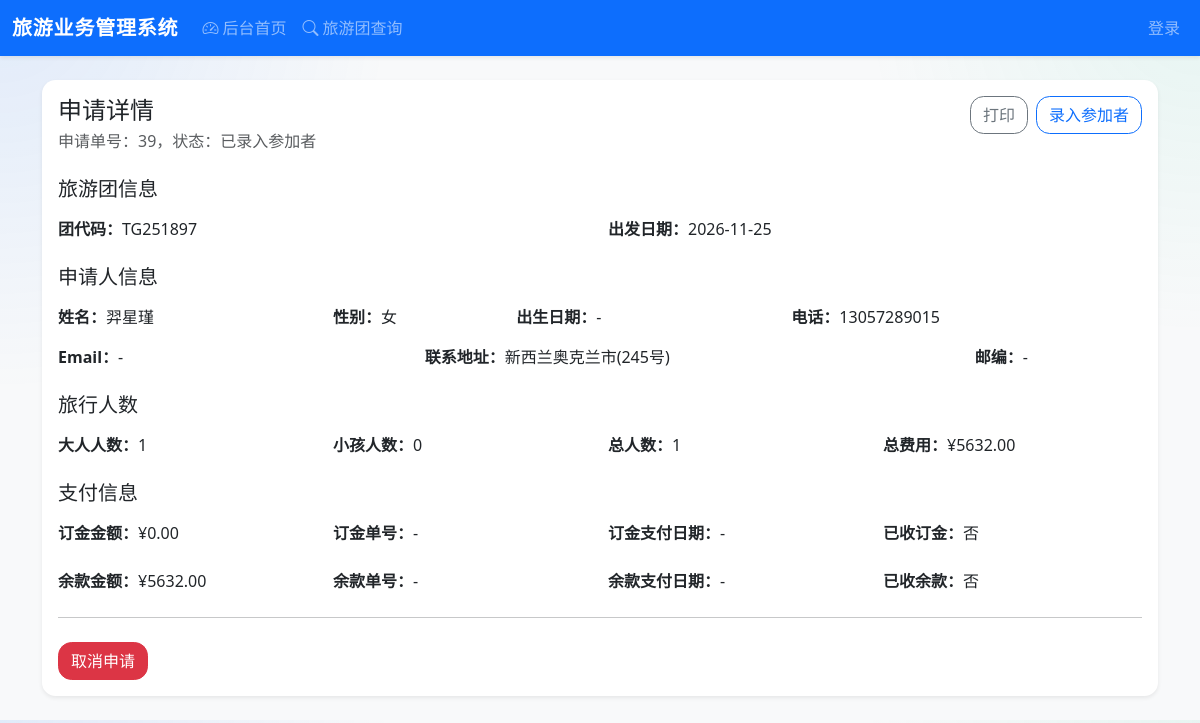
The app's page /applications/39/ with its own data.
### applications/models.py (models this page shows, shortened)
class Application(models.Model):
    class Status(models.TextChoices):
        NEW = "new", "新建"
        PARTICIPANTS_ENTERED = "participants_entered", "已录入参加者"
        COMPLETED = "completed", "已完成"
        CANCELED = "canceled", "已取消"
    class Gender(models.TextChoices):
        MALE = "male", "男"
        FEMALE = "female", "女"
        OTHER = "other", "其他"
    tour_group = models.ForeignKey(TourGroup, on_delete=models.PROTECT, related_name="applications", verbose_name="旅游团")
    contact_name = models.CharField(max_length=50, verbose_name="姓名")
    gender = models.CharField(max_length=10, choices=Gender.choices, default=Gender.OTHER, verbose_name="性别")
    birth_date = models.DateField(null=True, blank=True, verbose_name="出生日期")
    contact_phone = models.CharField(max_length=20, verbose_name="电话号码")
    contact_address = models.CharField(max_length=200, blank=True, verbose_name="联系地址")
    email = models.EmailField(blank=True, verbose_name="Email")
    postal_code = models.CharField(max_length=10, blank=True, verbose_name="邮政编码")
    emergency_contact_name = models.CharField(max_length=50, blank=True, verbose_name="紧急联系人姓名")
    emergency_contact_relation = models.CharField(max_length=20, blank=True, verbose_name="与本人关系")
    emergency_contact_address = models.CharField(max_length=200, blank=True, verbose_name="紧急联系地址")
    emergency_contact_phone = models.CharField(max_length=20, blank=True, verbose_name="紧急联系电话")
    adult_count = models.PositiveIntegerField(default=0, verbose_name="大人人数")
    child_count = models.PositiveIntegerField(default=0, verbose_name="小孩人数")
    deposit_paid = models.BooleanField(default=False, verbose_name="订金是否已付")
    deposit_amount = models.DecimalField(max_digits=10, decimal_places=2, default=Decimal("0.00"), verbose_name="订金金额")
    deposit_receipt_no = models.CharField(max_length=50, blank=True, verbose_name="订金交款单号")
    deposit_paid_at = models.DateField(null=True, blank=True, verbose_name="订金支付日期")
    status = models.CharField(max_length=32, choices=Status.choices, default=Status.NEW, verbose_name="状态")
    created_at = models.DateTimeField(auto_now_add=True, verbose_name="创建时间")
    balance_paid = models.BooleanField(default=False, verbose_name="余款是否已付")
    balance_receipt_no = models.CharField(max_length=50, blank=True, verbose_name="余款交款单号")
    balance_amount = models.DecimalField(max_digits=10, decimal_places=2, default=Decimal("0.00"), verbose_name="余款金额")
    balance_paid_at = models.DateField(null=True, blank=True, verbose_name="余款支付日期")
    balance_due_date = models.DateField(null=True, blank=True, verbose_name="余款期限")
    refund_amount = models.DecimalField(max_digits=10, decimal_places=2, default=Decimal("0.00"), verbose_name="退款金额")
    canceled_at = models.DateTimeField(null=True, blank=True, verbose_name="取消时间")
    class Meta:
        db_table = "application"
        verbose_name = "申请单"
        verbose_name_plural = "申请单"
        ordering = ["-created_at"]
        indexes = [
            models.Index(fields=["status", "deposit_paid", "balance_paid"]),
        ]
    @property
    def participant_count(self) -> int:
        return self.adult_count + self.child_count
    @property
    def total_amount(self) -> Decimal:
        adult_total = self.tour_group.price_adult * Decimal(self.adult_count)
        child_total = self.tour_group.price_child * Decimal(self.child_count)
        return adult_total + child_total
    @property
    def balance_amount_due(self) -> Decimal:
        if self.balance_paid:
            return Decimal("0.00")
        return max(self.total_amount - self.deposit_amount, Decimal("0.00"))

### tours/models.py (models this page shows, shortened)
class TourGroup(models.Model):
    code = models.CharField(max_length=30, unique=True, verbose_name="团代码")
    route = models.ForeignKey(Route, on_delete=models.PROTECT, related_name="tour_groups", verbose_name="路线")
    start_date = models.DateField(verbose_name="出发日期")
    deadline = models.DateField(verbose_name="截止日期")
    max_capacity = models.PositiveIntegerField(verbose_name="人数限额")
    price_adult = models.DecimalField(max_digits=10, decimal_places=2, verbose_name="大人价格")
    price_child = models.DecimalField(max_digits=10, decimal_places=2, verbose_name="小孩价格")
    is_price_published = models.BooleanField(default=False, verbose_name="是否公开价格")
    is_deleted = models.BooleanField(default=False, verbose_name="是否删除")
    created_at = models.DateTimeField(auto_now_add=True, verbose_name="创建时间")
    updated_at = models.DateTimeField(auto_now=True, verbose_name="修改时间")
    class Meta:
        db_table = "tour_group"
        verbose_name = "旅游团"
        verbose_name_plural = "旅游团"
        ordering = ["-start_date", "code"]
        indexes = [
            models.Index(fields=["start_date", "deadline"]),
            models.Index(fields=["is_price_published", "is_deleted"]),
        ]

### applications/views.py (the view)
# urls.py: path('<int:application_id>/', application_detail, name='application_detail'),
def application_detail(request, application_id):
    application = get_object_or_404(Application.objects.select_related('tour_group', 'tour_group__route'), pk=application_id)
    return render(request, 'applications/application_detail.html', {'application': application})

### templates/applications/application_detail.html (shortened to what this page needs)
{% extends 'base.html' %}
{% block content %}
<div class="card shadow-sm border-0">
    <div class="card-body">
        <div class="d-flex justify-content-between align-items-start mb-3">
            <div>
                <h1 class="h4 mb-1">申请详情</h1>
                <div class="text-muted">申请单号：{{ application.id }}，状态：{{ application.get_status_display }}</div>
            </div>
            <div class="d-flex gap-2">
                <a class="btn btn-outline-secondary" href="{% url 'applications:print_confirm' application.id %}">打印</a>
                <a class="btn btn-outline-primary" href="{% url 'applications:participant_entry' application.id %}">录入参加者</a>
            </div>
        </div>
        <h5 class="mb-3 mt-4">旅游团信息</h5>
        <div class="row g-3 mb-4">
            <div class="col-md-6"><strong>团代码：</strong>{{ application.tour_group.code }}</div>
            <div class="col-md-6"><strong>出发日期：</strong>{{ application.tour_group.start_date|date:'Y-m-d' }}</div>
        </div>
        <h5 class="mb-3 mt-4">申请人信息</h5>
        <div class="row g-3 mb-4">
            <div class="col-md-3"><strong>姓名：</strong>{{ application.contact_name }}</div>
            <div class="col-md-2"><strong>性别：</strong>{{ application.get_gender_display }}</div>
            <div class="col-md-3"><strong>出生日期：</strong>{{ application.birth_date|date:'Y-m-d'|default:'-' }}</div>
            <div class="col-md-2"><strong>电话：</strong>{{ application.contact_phone }}</div>
            <div class="col-md-4"><strong>Email：</strong>{{ application.email|default:'-' }}</div>
            <div class="col-md-6"><strong>联系地址：</strong>{{ application.contact_address|default:'-' }}</div>
            <div class="col-md-2"><strong>邮编：</strong>{{ application.postal_code|default:'-' }}</div>
        </div>
        <h5 class="mb-3 mt-4">旅行人数</h5>
        <div class="row g-3 mb-4">
            <div class="col-md-3"><strong>大人人数：</strong>{{ application.adult_count }}</div>
            <div class="col-md-3"><strong>小孩人数：</strong>{{ application.child_count }}</div>
            <div class="col-md-3"><strong>总人数：</strong>{{ application.participant_count }}</div>
            <div class="col-md-3"><strong>总费用：</strong>¥{{ application.total_amount }}</div>
        </div>
        <h5 class="mb-3 mt-4">支付信息</h5>
        <div class="row g-3 mb-4">
            <div class="col-md-3"><strong>订金金额：</strong>¥{{ application.deposit_amount }}</div>
            <div class="col-md-3"><strong>订金单号：</strong>{{ application.deposit_receipt_no|default:'-' }}</div>
            <div class="col-md-3"><strong>订金支付日期：</strong>{{ application.deposit_paid_at|date:'Y-m-d'|default:'-' }}</div>
            <div class="col-md-3"><strong>已收订金：</strong>{{ application.deposit_paid|yesno:'是,否' }}</div>
        </div>
        <div class="row g-3">
            <div class="col-md-3"><strong>余款金额：</strong>¥{{ application.balance_amount_due }}</div>
            <div class="col-md-3"><strong>余款单号：</strong>{{ application.balance_receipt_no|default:'-' }}</div>
            <div class="col-md-3"><strong>余款支付日期：</strong>{{ application.balance_paid_at|date:'Y-m-d'|default:'-' }}</div>
            <div class="col-md-3"><strong>已收余款：</strong>{{ application.balance_paid|yesno:'是,否' }}</div>
        </div>
        <hr class="my-4">
        <form method="post" action="{% url 'applications:cancel_application' application.id %}" onsubmit="return confirm('确认取消该申请吗？');">
            <button type="submit" class="btn btn-danger">取消申请</button>
        </form>
    </div>
</div>
{% endblock %}

### static/css/style.css (style rules this page uses)
body { background: radial-gradient(circle at top left, rgba(13, 110, 253, 0.10), transparent 28%), radial-gradient(circle at top right, rgba(32, 201, 151, 0.08), transparent 24%), #f8f9fa; }
.card { border-radius: 1rem; }
.btn, .form-control, .form-select, .card { border-radius: 0.85rem; }

### records on screen
Application: id "39", status "已录入参加者", tour_group.code "TG251897", tour_group.start_date "2026-11-25", contact_name "羿星瑾", gender "女", birth_date "-", contact_phone "13057289015", email "-", contact_address "新西兰奥克兰市(245号)", postal_code "-", adult_count "1", child_count "0", participant_count "1", total_amount "5632.00", deposit_amount "0.00", deposit_receipt_no "-", deposit_paid_at "-", deposit_paid "否", balance_amount_due "5632.00", balance_receipt_no "-", balance_paid_at "-", balance_paid "否"
